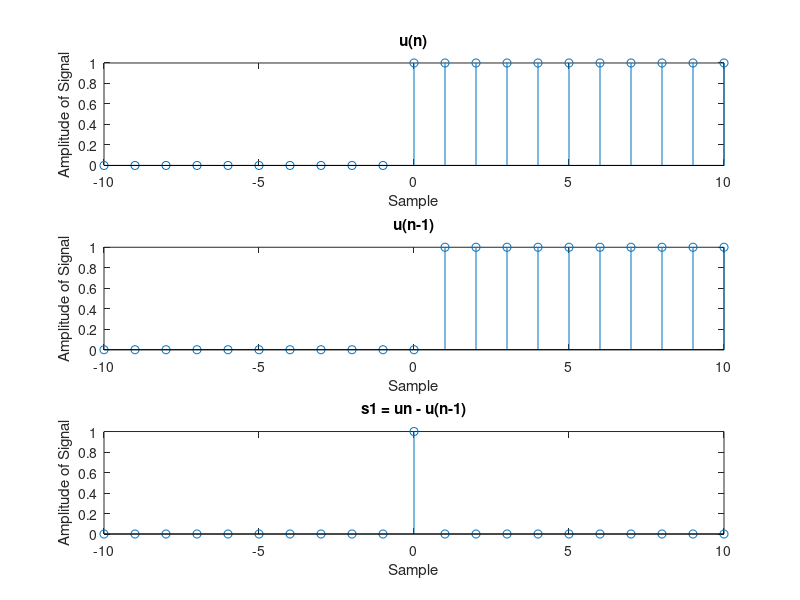

Write MATLAB code to recreate this figure.
clc;
clear all;
close all;
%Assumed Smaple
n = -10:10;
%U[n]
u1 = [zeros(1,10) ones(1,11)];
%U[n-1]
u2 = [zeros(1,11) ones(1,10)];
s1 = u1-u2;
subplot(3,1,1);
%Plotting U[n]
stem(n,u1);
xlabel('Sample');
ylabel('Amplitude of Signal');
title('u(n)');
subplot(3,1,2);
%Plotting U[n-1]
stem(n,u2);
xlabel('Sample');
ylabel('Amplitude of Signal');
title('u(n-1)');
subplot(3,1,3);
%Plotting S[n] = U[n]-U[n-1]
stem(n,s1);
xlabel('Sample');
ylabel('Amplitude of Signal');
title('s1 = un - u(n-1)');
